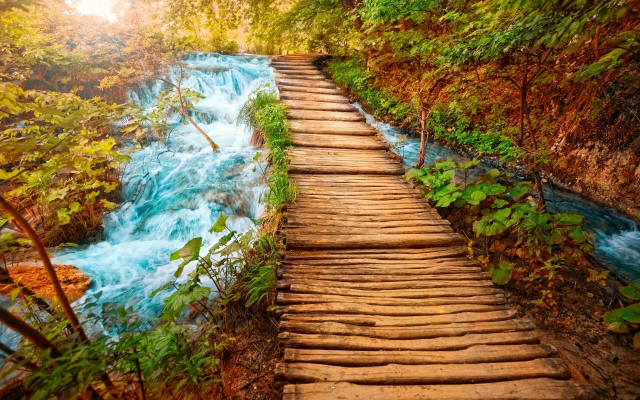
#> input picture shafique/wooden-path-hdr-nature.jpg, 1280 x 800 px (shown at 1/2 size)
$ jupyter execute BasicCV.ipynb
#> lines starting #> are read from the running program, lines starting #| are printed output that depends on the picture; long printed decimals are rounded
# Basic Image Operations

### Read, Write and Display an Image

[cell 1]
import cv2

# to run in colab un comment below line
from google.colab.patches import cv2_imshow


# This program reads an image using imread() from the images directory,
# converts it to gray scale using cvtColor() and displays it using
# imshow().
#It also saves the image to the disk using the  imwrite() function
image = cv2.imread("wooden-path-hdr-nature.jpg")
#> image is the input picture: shape (800, 1280, 3); mean B, G, R 62.5, 105.7, 131

# Check for invalid input
if image is None:  # Check for invalid input
    print("Could not open or find the image")

# convert color image to gray
grayImage = cv2.cvtColor(image, cv2.COLOR_BGR2GRAY)
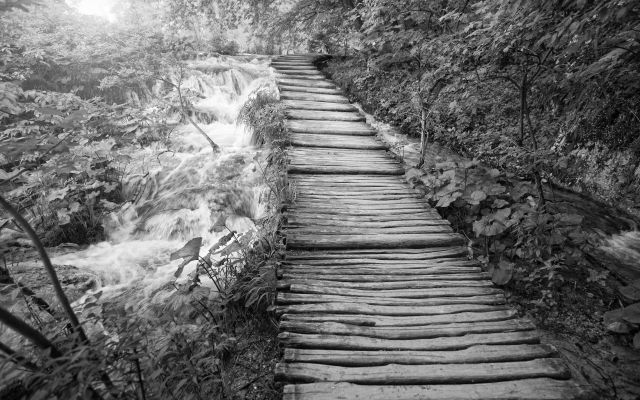
#> grayImage: shape (800, 1280) (shown at 1/2 size); min 0, max 255, mean 108.3

 # Save result
cv2.imwrite("imageGray.jpg", grayImage)

# Create a window for display.
# cv2.namedWindow("image", cv2.WINDOW_AUTOSIZE)
# cv2.namedWindow("gray image", cv2.WINDOW_NORMAL)

# to display image locally use below line
# cv2.imshow("image", image)
# to display image in colab use below line
cv2_imshow(image)

# Wait for a keystroke in the window in local system
# cv2.waitKey(0)

# to display image in local system use below line
# cv2.imshow("gray image", grayImage)
# to display image in colab use below line
cv2_imshow(grayImage)


# Wait for a keystroke in the window in local system
# cv2.waitKey(0)
# cv2.destroyWindow('image')
# cv2.destroyWindow('gray image')

###  Crop and Resize

[cell 2]
# This program demonstrates how we can use the resize function of OpenCV
# to shrink and enlarge images. It then uses the range function to crop
# an image and extract a portion of the image.
import cv2

# to run in colab un comment below line
from google.colab.patches import cv2_imshow


# Reading the image
source = cv2.imread("wooden-path-hdr-nature.jpg",1)

scaleX = 0.6
scaleY = 0.6

#The resize function has the following prototype:
#destinationImage = cv2.resize(sourceImage, (,), scale factor in
#x direction, scale factor in y direction, interpolation method)

#We can either specify the size of the output to determine the height
#and width of the output or we can add the scaling factors and the Size
#will be calculated automatically.

# Scaling Down the image 0.6 times
scaleDown = cv2.resize(source, None, fx= scaleX, fy= scaleY, interpolation= cv2.INTER_LINEAR)
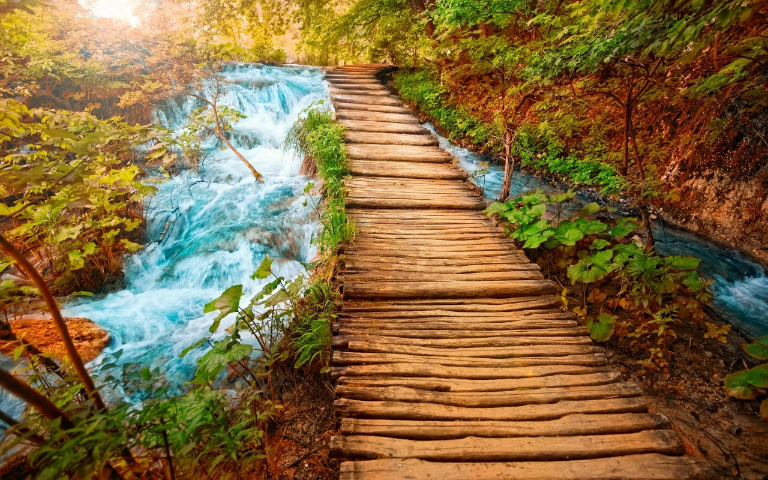
#> scaleDown: shape (480, 768, 3); mean B, G, R 62.4, 105.6, 130.9

# Scaling up the image 1.8 times
scaleUp = cv2.resize(source, None, fx= scaleX*3, fy= scaleY*3, interpolation= cv2.INTER_LINEAR)

#For cropping in python we can directly use the slicing facility of
#numpy arrays and slice it by first specifying the rows and then
#the columns of the cropping region.

#Cropped Image
crop = source[50:150,20:200]
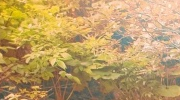
#> crop: shape (100, 180, 3); mean B, G, R 102.9, 158.3, 189.9

# [12 lines of commented-out code are left out]
cv2_imshow(source)

cv2_imshow(scaleDown)

cv2_imshow(scaleUp)

cv2_imshow(crop)
# cv2.waitKey(0)

### Rotation

[cell 3]
# This program reads an image and rotates it. The rotation matrix
# is obtained using the getRotationMatrix2D function of OpenCV
import cv2

# to run in colab un comment below line
from google.colab.patches import cv2_imshow

source = cv2.imread("wooden-path-hdr-nature.jpg",1)

# Getting the dimesnions of the image
dim = source.shape
#> dim = (800, 1280, 3)

rotationAngle = -30
scaleFactor = 1

# Rotating the image by -30 degrees about the center
# dim[0] stores the no of rows and dim[1] no of columns

#The getRotationMatrix2D function takes the following parameters:
#Center: point about which rotation will occur
#rotationAngle: angle by which rotation is occurring
#Scale : an optional scaling factor

rotationMatrix = cv2.getRotationMatrix2D((dim[1]/2, dim[0]/2), rotationAngle, scaleFactor)

print(rotationMatrix)
#| [[   0.866    -0.5         285.744]
#|  [   0.5           0.866  -266.410]]

result = cv2.warpAffine(source, rotationMatrix, (dim[1],dim[0]))
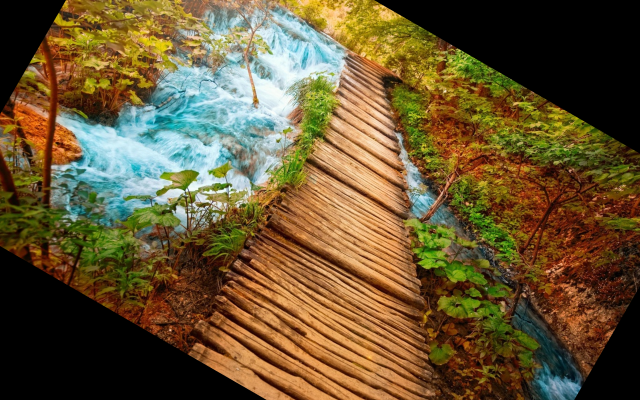
#> result: shape (800, 1280, 3) (shown at 1/2 size); mean B, G, R 51.2, 86, 104.5

# [4 lines of commented-out code are left out]


cv2_imshow(source)
cv2_imshow(result)

$ run again, with shafique/imagenew.jpg copied over shafique/wooden-path-hdr-nature.jpg
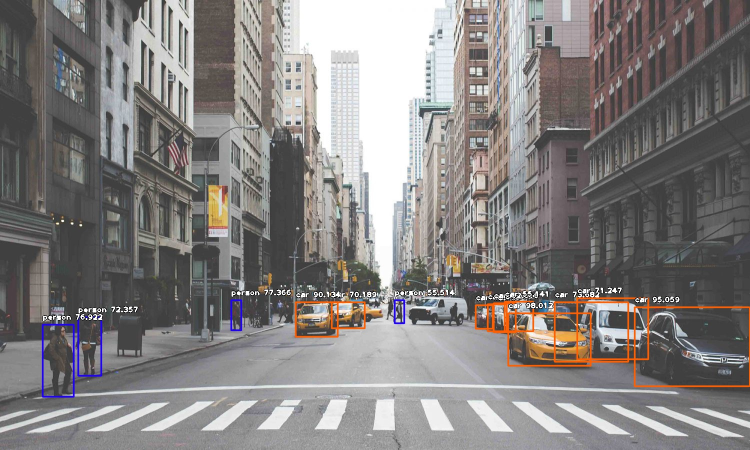
#> input picture shafique/imagenew.jpg, 1500 x 900 px (shown at 1/2 size)
#> image is the input picture: shape (900, 1500, 3); mean B, G, R 127.8, 128.9, 132.4
#> `crop = source[50:150,20:200]`:
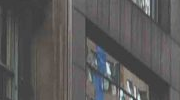
#> crop: shape (100, 180, 3); mean B, G, R 88.9, 89.3, 90.2
#| [[   0.866    -0.5         325.481]
#|  [   0.5           0.866  -314.711 ]]
#> `result = cv2.warpAffine(source, rotationMatrix, (dim[1],dim[0]))`:
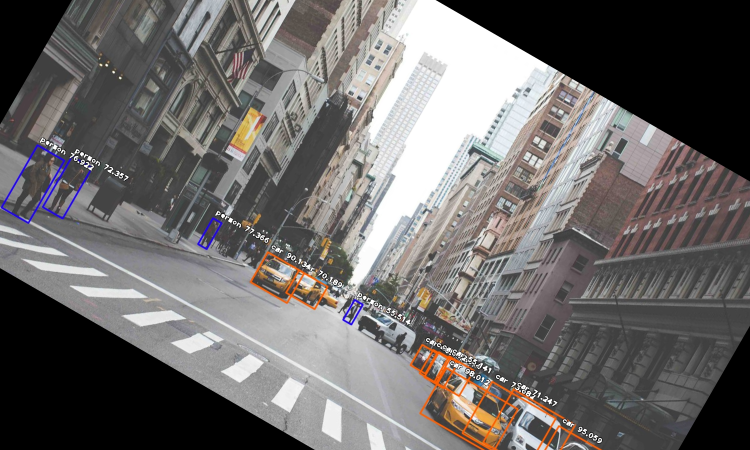
#> result: shape (900, 1500, 3) (shown at 1/2 size); mean B, G, R 104.9, 105.9, 108.9
